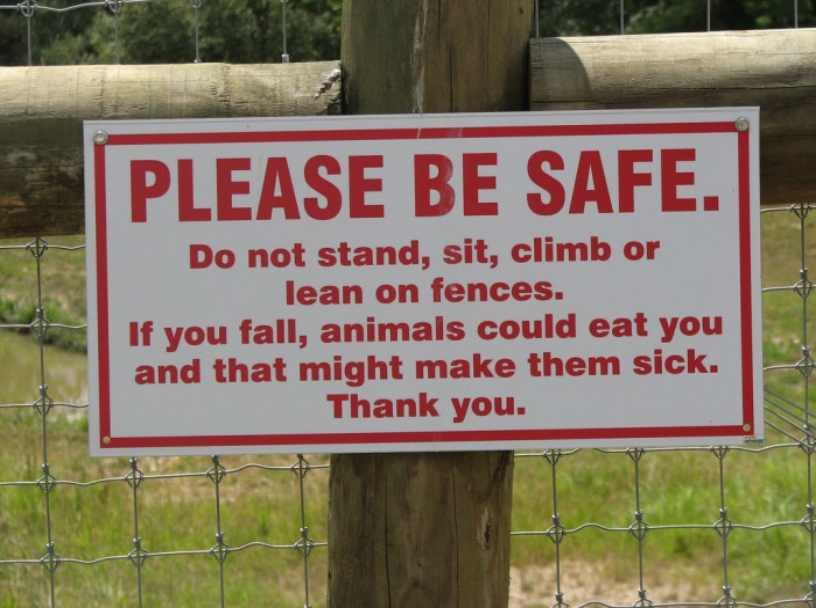
#> input picture imgs/img_883.jpg, 816 x 608 px
$ jupyter execute --allow-errors Presentation.ipynb
#> lines starting #> are read from the running program, lines starting #| are printed output that depends on the picture
# Detecting Text in Signs

[cell 1]
import matplotlib.pyplot as plt
import cv2
import numpy as np

Firstly, read the image using OpenCV2 and plot it using Matplotlib

[cell 2]
imgName = 'imgs/img_883.jpg'
regularImg = cv2.imread(imgName)
#> regularImg is the input picture: shape (608, 816, 3); mean B, G, R 96, 116.8, 131
plt.imshow(cv2.cvtColor(regularImg, cv2.COLOR_BGR2RGB), cmap='gray')
plt.axis('off');

Changing it to grayscale and blurring it a bit

[cell 3]
grayImg = cv2.cvtColor(regularImg, cv2.COLOR_BGR2GRAY);
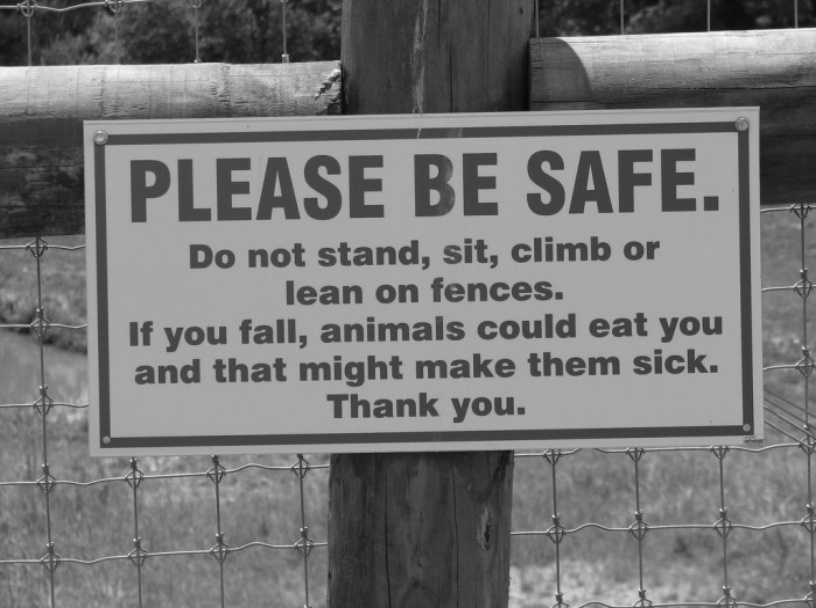
#> grayImg: shape (608, 816); min 6, max 247, mean 118.7
#> (the rest of this cell did not finish here and is left out)

Then, binarizing the image

#> (a cell that did not finish here is left out)

Since this image has a plate with several edges, it's easy to detect them. There is the bounding box

#> (a cell that did not finish here is left out)

Now there is the crop, and we are done with this image

#> (a cell that did not finish here is left out)

Now, for a slightly different scenario, let's use another image as input

[cell 7]
imgName = 'imgs/117_icdar13.png'
regularImg = cv2.imread(imgName)
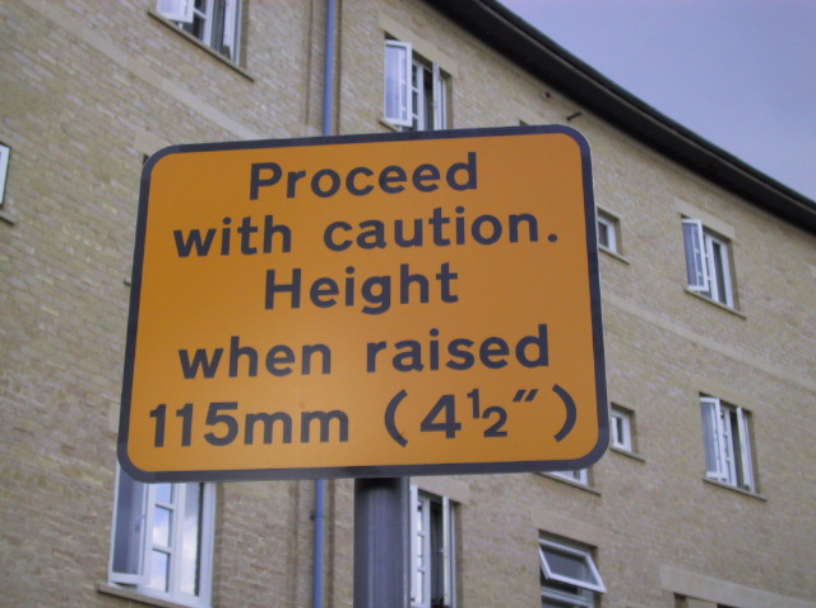
#> input picture imgs/117_icdar13.png, 816 x 608 px
#> regularImg is the input picture: shape (608, 816, 3); mean B, G, R 110.7, 122.2, 137.6
plt.imshow(cv2.cvtColor(regularImg, cv2.COLOR_BGR2RGB), cmap='gray')
plt.axis('off');

Using the same methods and parameters as above

[cell 8]
grayImg = cv2.cvtColor(regularImg, cv2.COLOR_BGR2GRAY);
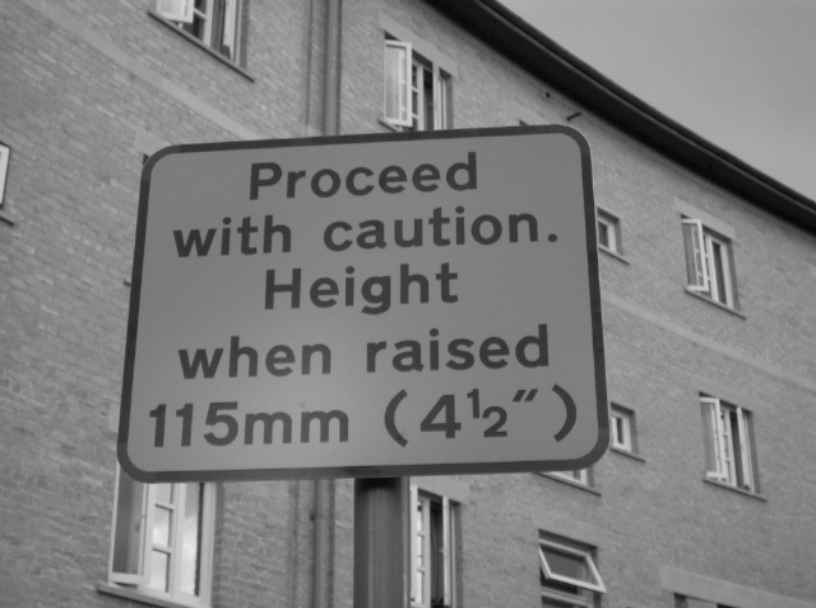
#> grayImg: shape (608, 816); min 7, max 234, mean 125.5
#> (the rest of this cell did not finish here and is left out)

What went wrong? Let's check the binarized image

#> (a cell that did not finish here is left out)

The top-right edge of the plate got mixed up with the buildings roof. That is because the region between those two things is a bit darker than our threshold for binarization. So, let's try a lower alpha value

#> (a cell that did not finish here is left out)

Now we can see the plate's edges clearly. Continuing...

#> (a cell that did not finish here is left out)

And cropping...

#> (a cell that did not finish here is left out)

Now, a harder case to solve

[cell 13]
imgName = 'imgs/img_1020.jpg'
regularImg = cv2.imread(imgName)
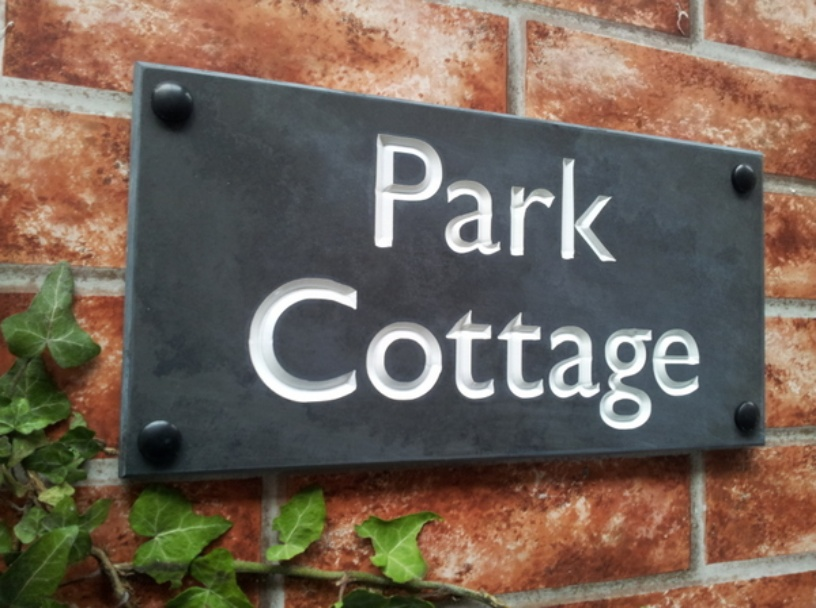
#> input picture imgs/img_1020.jpg, 816 x 608 px
#> regularImg is the input picture: shape (608, 816, 3); mean B, G, R 87.5, 99.7, 114.3
plt.imshow(cv2.cvtColor(regularImg, cv2.COLOR_BGR2RGB), cmap='gray')
plt.axis('off');

When coloured, it seems like another easy case, but when turning it into greyscale, the colours of the plate and the wall look too similar

[cell 14]
grayImg = cv2.cvtColor(regularImg, cv2.COLOR_BGR2GRAY);
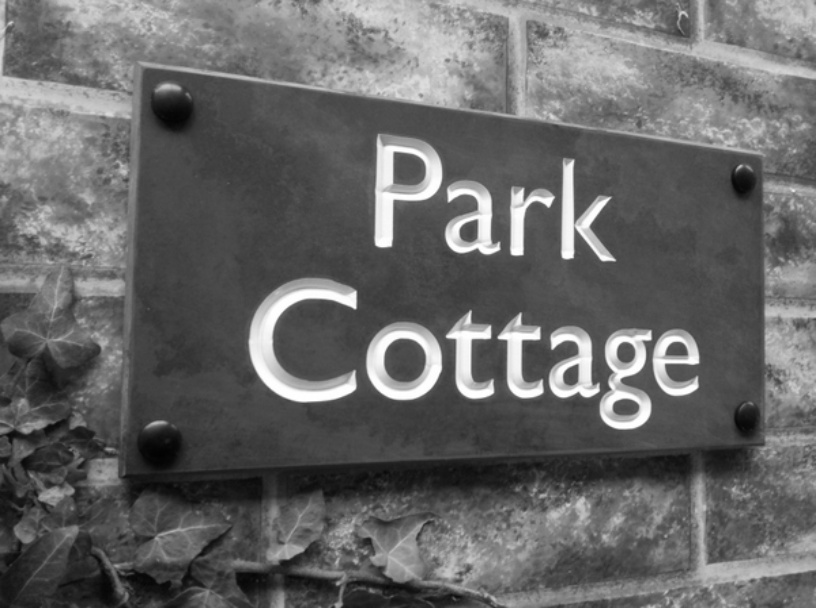
#> grayImg: shape (608, 816); min 1, max 255, mean 102.7
#> (the rest of this cell did not finish here and is left out)

Let's try different values of alpha for binarization and see how it goes

The alpha values will increase by 0.1 from 0.6 to 1.4

[cell 15]
h = w = 10
fig = plt.figure(figsize=(15, 15))
rows = cols = 3
#> (the rest of this cell did not finish here and is left out)

None of these binarizations seem friendly. That means, no matter what value of alpha we use, there will be no scenario in which the background wall will be separated from the plate.

But looking back at the coloured image, we can clearly see that the plate has a dark grey colour, the wall is reddish brown and there are some green leaves too. So what if we try to proccess it separatedly for each colour channel?

[cell 16]
fig = plt.figure(figsize=(15, 15))
rows = 1
colours = ['red', 'green', 'blue']
for i in range(1, cols*rows +1):
    singleChannelImg = regularImg[:,:,i-1]
    fig.add_subplot(rows, cols, i)
    plt.imshow(singleChannelImg, cmap='gray')
    plt.title(colours[i-1])
    plt.axis('off')
#> this loop made 3 passes
#> pass 1, `singleChannelImg = regularImg[:,:,i-1]`:
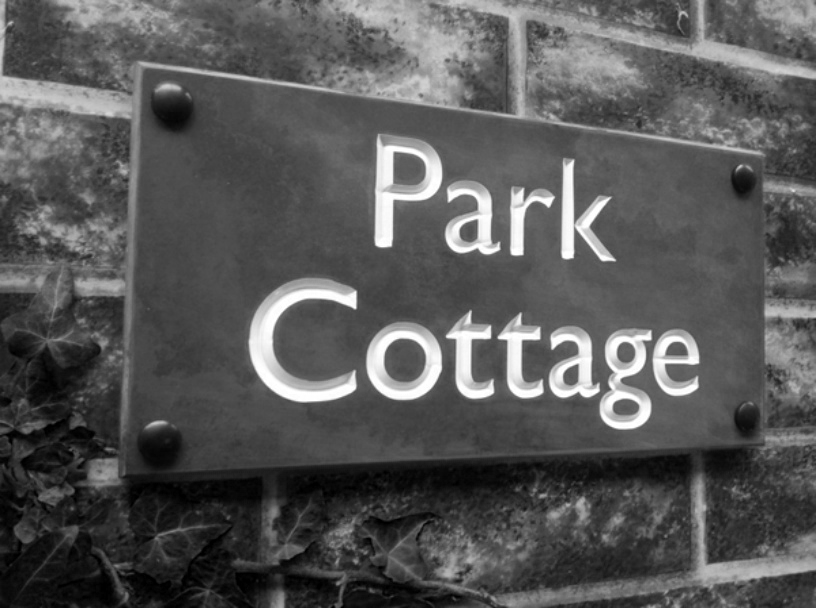
#> singleChannelImg: shape (608, 816); min 0, max 255, mean 87.5
#> pass 3, `singleChannelImg = regularImg[:,:,i-1]`:
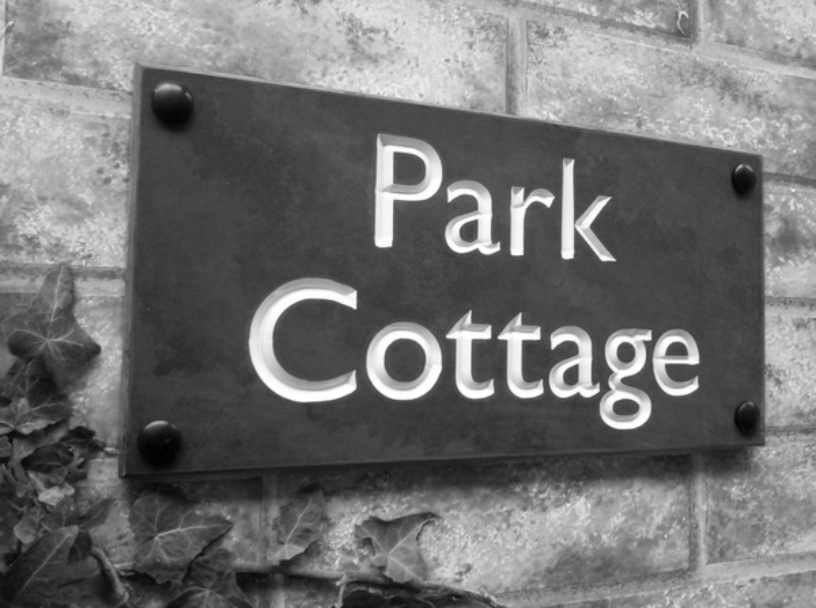
#> singleChannelImg: shape (608, 816); min 0, max 255, mean 114.3
plt.show()
